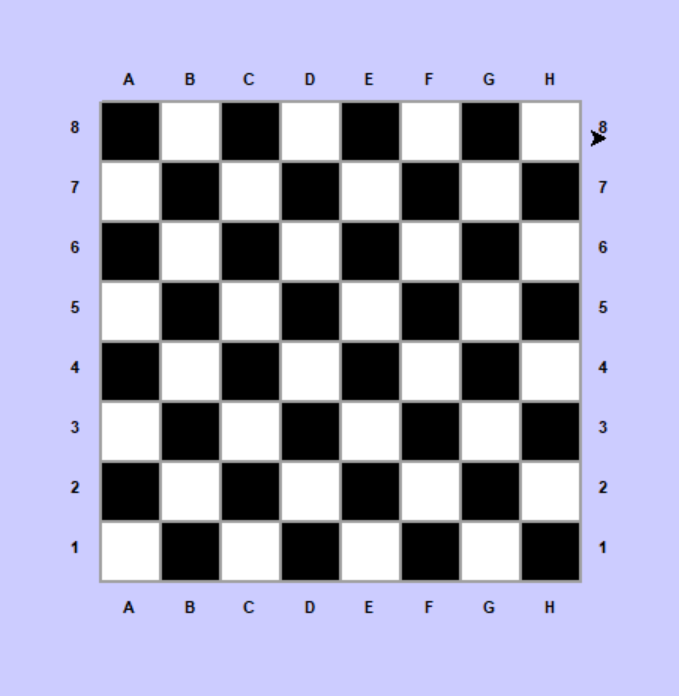

Generate this figure with Python:
# Сегодня на практике вложенные циклы for
# Шахматная доска

import turtle as t

w = t.Screen()
w.setup(width=600, height=600)
w.bgcolor("#CCCCFF")
t.speed(0)
x0, y0 = -180, 200
t.pensize(2)
size = 40
color_white = "#FFFFFF"
color_black = "#000000"
t.penup()
t.goto(x0, y0)
t.pendown()
t.begin_fill()
t.color("#A0A0A0", color_white)
for _ in range(4):
    t.forward(size * 8)
    t.right(90)
t.end_fill()
t.color("#A0A0A0", color_black)
flag = True
dx = 0
for y in range(0, size*8, size):
    flag = not flag
    if flag:
        dx = size
    else:
        dx = 0
    for x in range(dx, size *8, size * 2):
        t.begin_fill()
        t.penup()
        t.goto(x0 + x, y0 - y)
        t.pendown()
        for _ in range(4):
            t.forward(size)
            t.right(90)
        t.end_fill()
symbol = "ABCDEFGH"
i = 0
font_size = int(size / 5)
t.pencolor("black")
for x in range(int(size/2), size *8, size):
    t.penup()
    t.goto(x0 + x , y0 + font_size)
    t.pendown()
    t.write(symbol[i], align="center", font=("Arial", font_size, "bold"))
    t.penup()
    t.goto(x0 + x , y0 - font_size * 3 - size * 8)
    t.pendown()
    t.write(symbol[i], align="center", font=("Arial", font_size, "bold"))
    i += 1
i = 1
for y in range(size*8, int(size/2), -size):
    t.penup()
    t.goto(x0 - font_size*2, y0 - y + font_size*2)
    t.pendown()
    t.write(i, align="center", font=("Arial", font_size, "bold"))
    t.penup()
    t.goto(x0 + size*8 + font_size*2, y0 - y + font_size * 2)
    t.pendown()
    t.write(i, align="center", font=("Arial", font_size, "bold"))
    i += 1

t.done()
